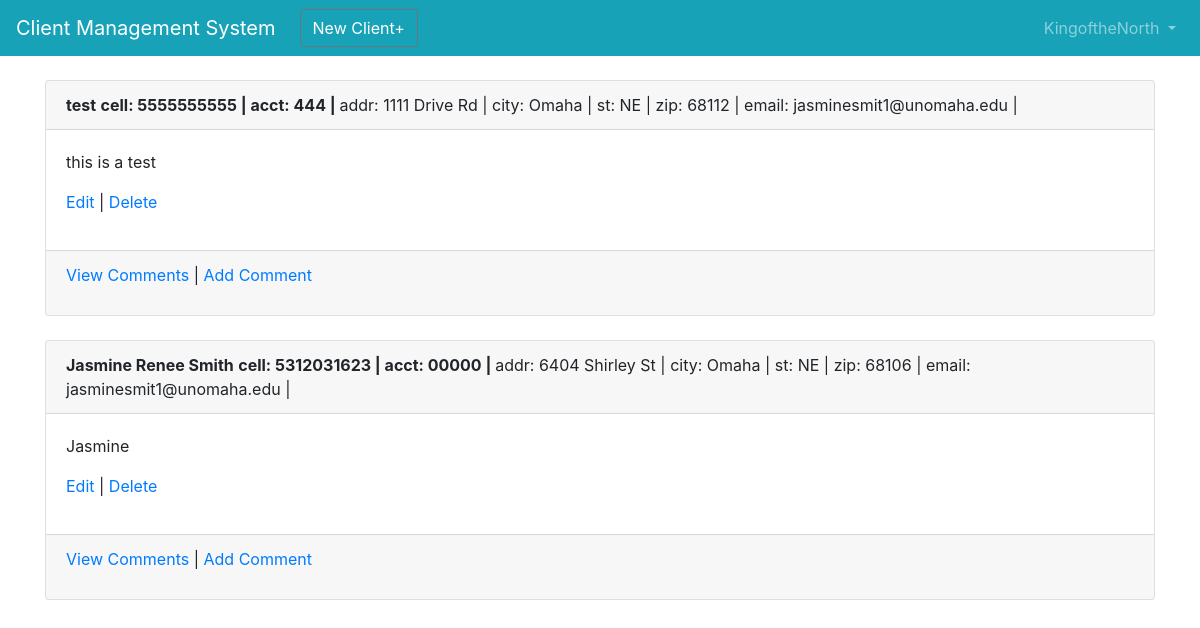
Screenshot of /clients/ (signed in) with the database file from the repository.
### users/models.py (models this page shows)
class CustomUser(AbstractUser):
    department = models.CharField(max_length=50, default=' ', null=True, blank=True)
    employee_cell_phone = models.CharField (max_length=50, default=' ', null=True, blank=True)

### client/models.py (models this page shows, shortened)
class Client(models.Model):
    name = models.CharField(max_length=50,blank=False, null=False, default=' ')
    address = models.CharField(max_length=50, blank=True, null=True,default=' ')
    city = models.CharField(max_length=50, default=' ')
    state = models.CharField(max_length=50, default='NE')
    zipcode = models.CharField(max_length=10, default='00000')
    email = models.EmailField(max_length=100, default=' ')
    cell_phone = models.CharField(max_length=50,default='(402)000-0000')
    acct_number = models.CharField(max_length=50,blank=True, null=True, default='00000')
    notes = models.TextField()
    date = models.DateTimeField(auto_now_add=True)
    author = models.ForeignKey(
        get_user_model(),
        on_delete=models.CASCADE,
    )

### client/views.py (the view)
# urls.py: path('', views.ClientListView.as_view(), name='client_list'),
class ClientListView(LoginRequiredMixin, ListView):
    model = Client
    login_url = 'login'
    template_name = 'client_list.html'
    def get_context_data(self):
        clients = Client.objects.filter(author=self.request.user)
        return {'clients': clients}

### templates/client_list.html (shortened to what this page needs)
{% extends 'base.html' %}
{% block content %}
  {% for client in clients %}
    <div class="card">
      <div class="card-header">
        <span class="font-weight-bold">{{ client.name }}</span>
        <span class="font-weight-bold">cell: {{ client.cell_phone }} | </span>
        <span class="font-weight-bold">acct: {{ client.acct_number }} | </span>
        <span class="font-muted">addr: {{ client.address }} | </span>
        <span class="font-muted-">city: {{ client.city }} | </span>
        <span class="font-muted">st: {{ client.state }} | </span>
        <span class="font-muted">zip: {{ client.zipcode }} | </span>
        <span class="font-muted">email: {{ client.email }} | </span>
      </div>
      <div class="card-body">
        <p>{{client.notes}}</p>
        <p><a href="{% url 'client_edit' client.pk %}">Edit</a> | <a href="{% url 'client_delete' client.pk %}">Delete</a></p>
      </div>
      <div class="card-footer">
        <p><a href="{% url 'view_comment' client.pk %}"> View Comments</a> | <a href="{% url 'add_comment' client.pk %}">Add Comment</a></p>
      </div>
    </div>
    <br/>
  {% endfor %}
{% endblock content %}

### templates/base.html (shortened to what this page needs)
<!doctype html>
<html lang="en">
  <head>
    <link rel="stylesheet" href="https://stackpath.bootstrapcdn.com/bootstrap/4.1.3/css/bootstrap.min.css">
  </head>
  <body>
    <nav class="navbar navbar-expand-md navbar-dark bg-info mb-4">
      <a class="navbar-brand" href="{% url 'home' %}">Client Management System</a>
      {% if user.is_authenticated %}
        <ul class="navbar-nav mr-auto">
          <button class="btn btn-outline-secondary ml-2"><a href="{% url 'client_new' %}" class="text-white">New Client+</a></button>
        </ul>
      {% endif %}
      <div class="collapse navbar-collapse" id="navbarCollapse">
        {% if user.is_authenticated %}
          <ul class="navbar-nav ml-auto">
            <li class="nav-item">
              <a class="nav-link dropdown-toggle" href="#" id="userMenu"\
              data-toggle="dropdown" aria-haspopup="true" aria-expanded\
              ="false">
                {{ user.username }}
              </a>
            </li>
          </ul>
        {% endif %}
      </div>
    </nav>
    <div class="container">
      {% block content %}
      {% endblock content %}
    </div>
  </body>

### rows the page displays
CustomUser: username "KingoftheNorth"
Client: name "test", cell_phone "5555555555", acct_number "444", address "1111 Drive Rd", city "Omaha", state "NE", zipcode "68112", email "jasminesmit1@unomaha.edu", notes "this is a test"
Client: name "Jasmine Renee Smith", cell_phone "5312031623", acct_number "00000", address "6404 Shirley St", city "Omaha", state "NE", zipcode "68106", email "jasminesmit1@unomaha.edu", notes "Jasmine"
